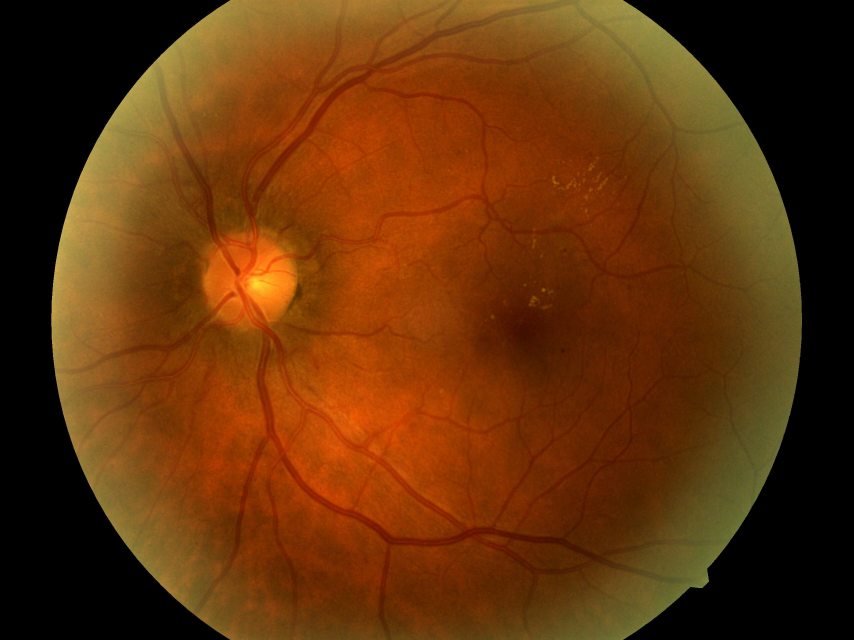
#> input picture Practice-image-processing/3_left.jpeg, 2560 x 1920 px (shown at 1/3 size)
$ jupyter execute Testing.ipynb
#> lines starting #> are read from the running program, lines starting #| are printed output that depends on the picture; after the words box and inside, x2 and y2 are one past the last pixel; in counts of white or black regions, pixels touching at a corner belong together
[cell 1]
# Set current working directory
import os
os.getcwd()
os.chdir('D:/MP_1_2/MinorProject_material/Project_implementation/')
os.getcwd()

[cell 2]
# Import necessary libraries, display version
import skimage
print("skimage version: ", skimage.__version__)
import numpy as np
print("numpy version: ", np.__version__)
import pandas as pd
print("pandas version: ", pd.__version__)
import matplotlib.pyplot as plt
import matplotlib
print("matplotlib version: ", matplotlib.__version__)

[cell 3]
os.listdir()

[cell 4]
# Show image in RGB
store_image = skimage.io.imshow('3_left.jpeg')

[cell 5]
# Show shape of the image
store_image_array = skimage.io.imread('3_left.jpeg')
#> store_image_array is the input picture: shape (1920, 2560, 3); mean R, G, B 98.6, 51.1, 11.1
store_image_array.shape
#> Out = (1920, 2560, 3)

[cell 6]
# Show image in grayscale
grayscale_image = skimage.color.rgb2gray(store_image_array)
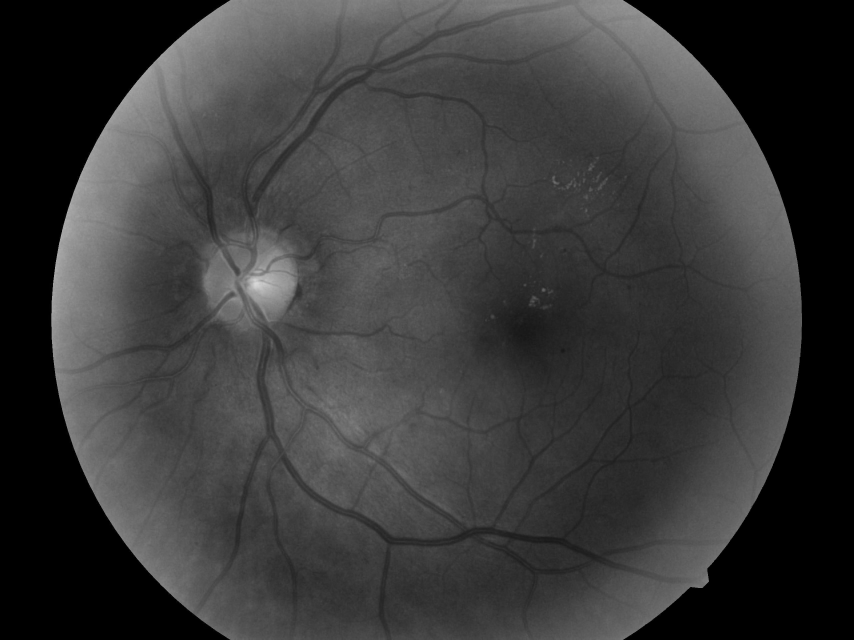
#> grayscale_image: shape (1920, 2560) float64 (shown at 1/3 size); min 0, max 0.856, mean 0.229
skimage.io.imshow(grayscale_image)

[cell 7]
image_rescaled = skimage.transform.rescale(grayscale_image, 1.0/2.0, anti_aliasing = False)
image_resized = skimage.transform.resize(grayscale_image, (grayscale_image.shape[0] / 2, grayscale_image.shape[1] / 2), anti_aliasing = True)
image_downscaled = skimage.transform.downscale_local_mean(grayscale_image, (5, 4))
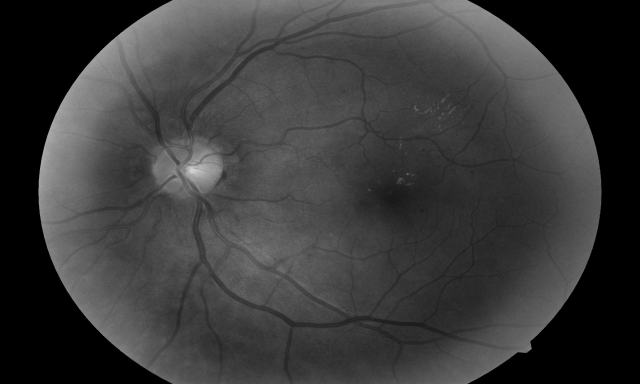
#> image_downscaled: shape (384, 640) float64; min 0, max 0.842, mean 0.229

[cell 8]
import matplotlib.pyplot as plt
figure, axes = plt.subplots(nrows=2, ncols=2)
ax = axes.ravel()

ax[0].imshow(grayscale_image, cmap = 'gray')
ax[0].set_title('Original')

ax[1].imshow(image_rescaled, cmap='gray')
ax[1].set_title("Rescaled image (aliasing)")
print(image_rescaled.shape)
#| (960, 1280)

ax[2].imshow(image_resized, cmap='gray')
ax[2].set_title("Resized image (no aliasing)")
print(image_resized.shape)
#| (960, 1280)

ax[3].imshow(image_downscaled, cmap='gray')
ax[3].set_title("Downscaled image (no aliasing)")
print(image_downscaled.shape)
#| (384, 640)

ax[0].set_xlim(0, 512)
ax[0].set_ylim(512, 0)
plt.tight_layout()
plt.show()
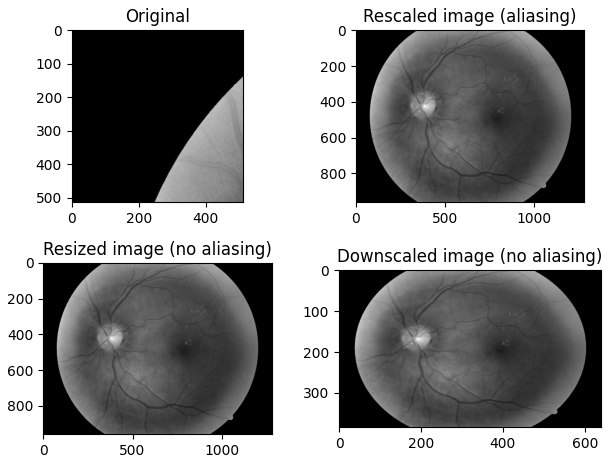
#> figure drawn by matplotlib, 4 panels

[cell 9]
image_new_size = skimage.transform.resize(grayscale_image, (1080, 1920), anti_aliasing = False)
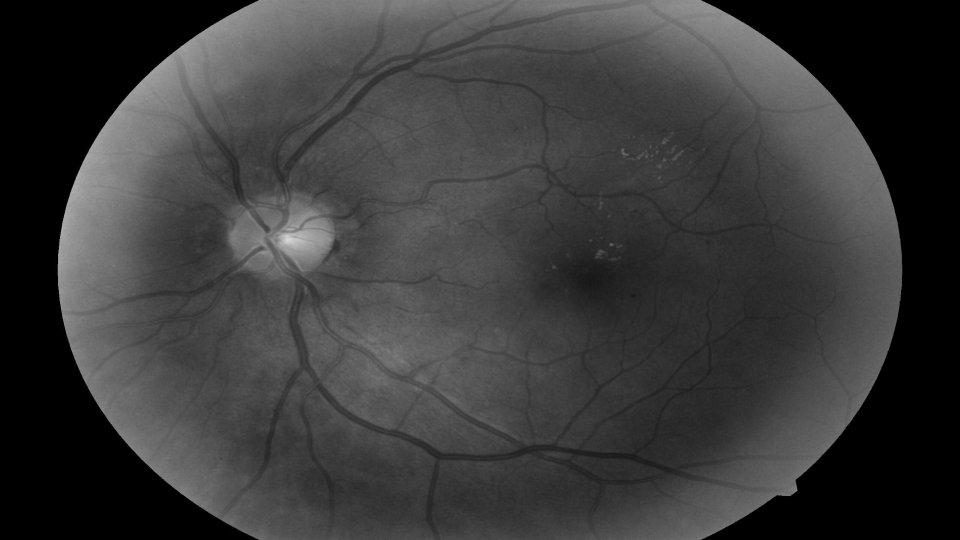
#> image_new_size: shape (1080, 1920) float64 (shown at 1/2 size); min 0, max 0.855, mean 0.229
skimage.io.imshow(image_new_size)
skimage.io.imsave(fname = 'D:/MP_1_2/MinorProject_material/Project_implementation/resized.jpeg', arr = skimage.img_as_ubyte(image_new_size))

[cell 10]
filtered_grayscale_image = skimage.filters.gaussian(image_new_size, sigma = 1)
skimage.io.imshow(filtered_grayscale_image)
skimage.io.imsave(fname = 'D:/MP_1_2/MinorProject_material/Project_implementation/filtered.jpeg', arr = skimage.img_as_ubyte(filtered_grayscale_image))

[cell 11]
canny_grayscaled_image = skimage.feature.canny(filtered_grayscale_image, sigma = 0.1)
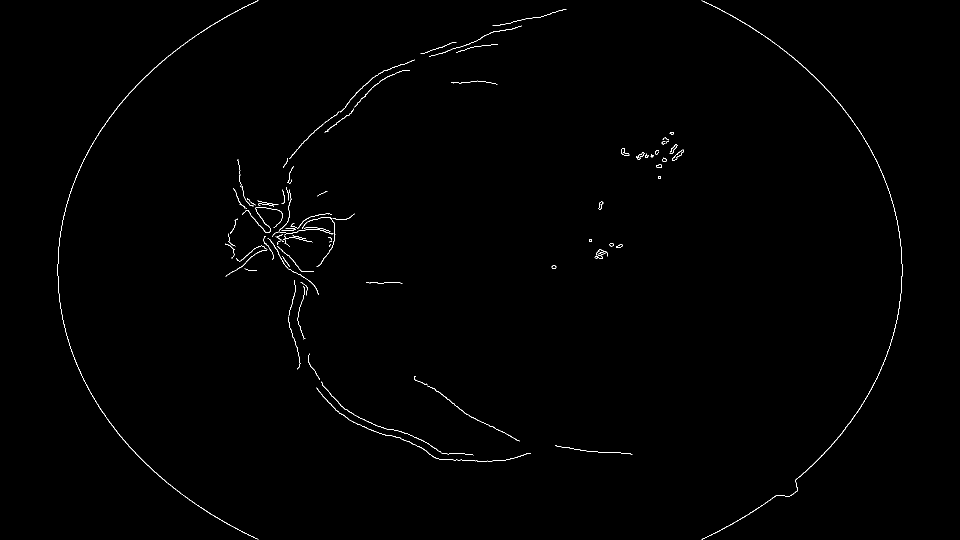
#> canny_grayscaled_image: shape (1080, 1920) bool (shown at 1/2 size); 0.48% white in thin lines or dots, all inside (x1, y1, x2, y2) = (115, 1, 1805, 1079)
skimage.io.imshow(canny_grayscaled_image)
skimage.io.imsave(fname = 'D:/MP_1_2/MinorProject_material/Project_implementation/canny_img.jpeg', arr = skimage.img_as_ubyte(canny_grayscaled_image))
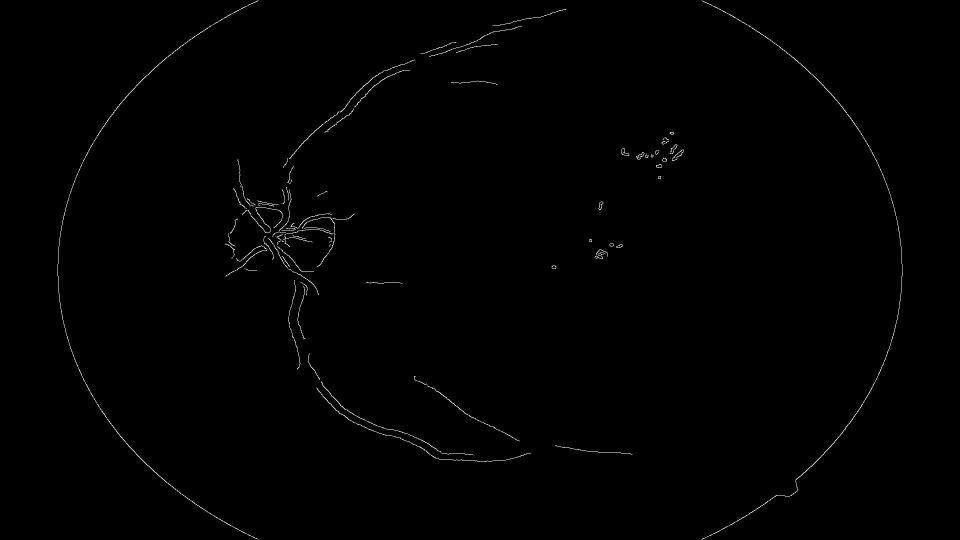
#> saved as canny_img.jpeg: shape (1080, 1920) (shown at 1/2 size); min 0, max 255, mean 1.3
